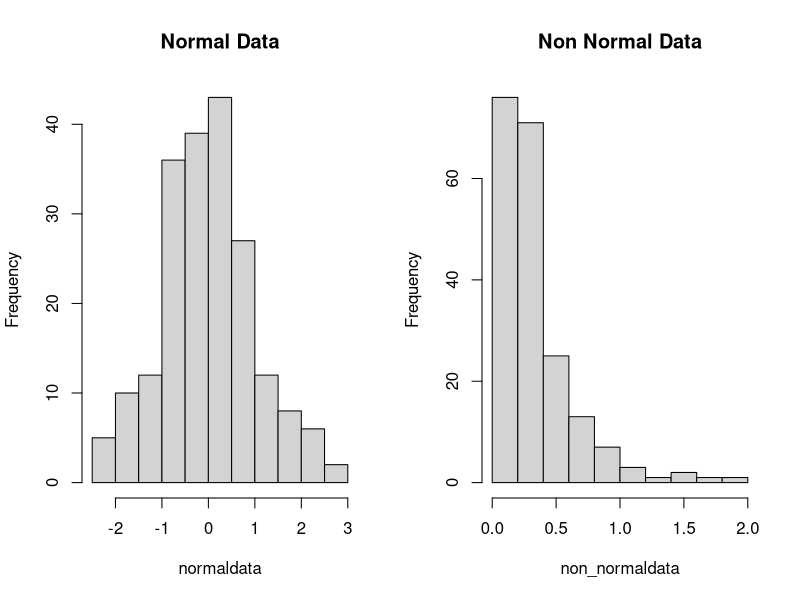
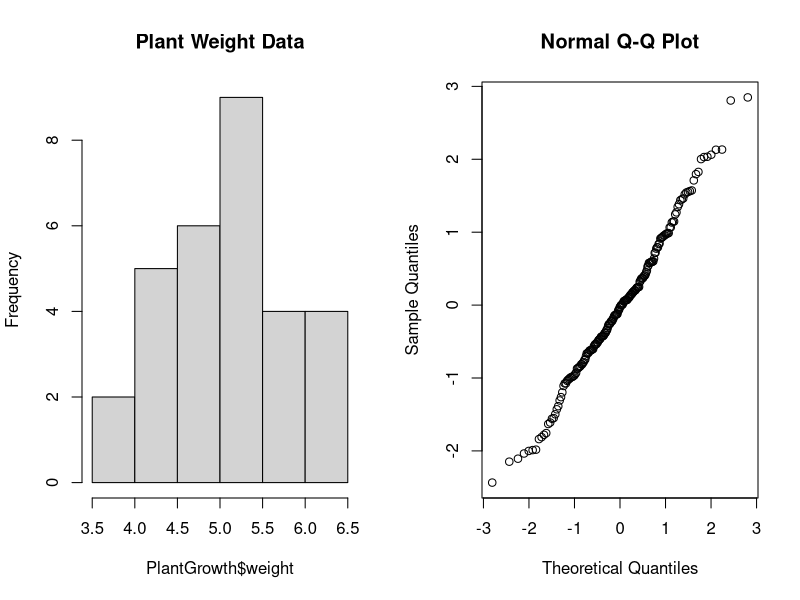
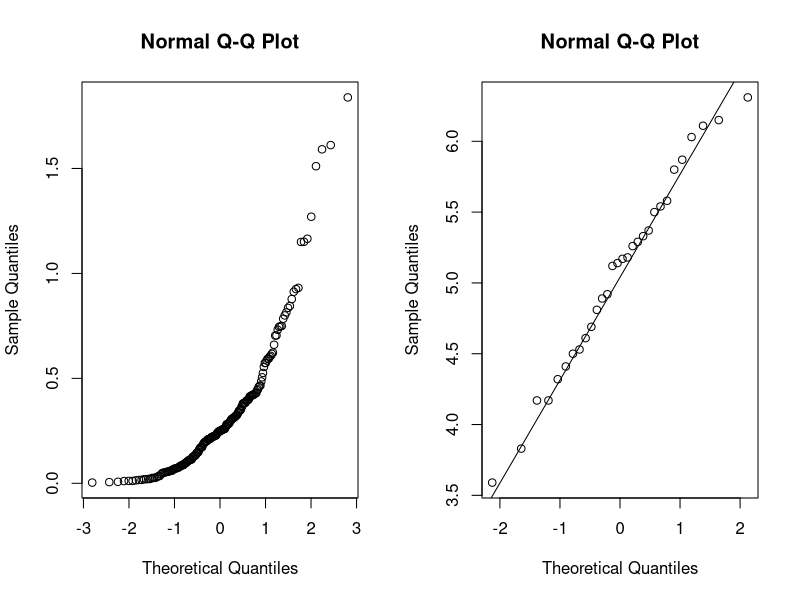

Write R code to recreate these figures, in order.
# Testing the normality of data with the help of 

normaldata = rnorm(200)
non_normaldata = rexp(200,rate = 3)

par(mfrow = c(1,2))

hist(normaldata, main = "Normal Data")
hist(non_normaldata, main = "Non Normal Data")

attach(PlantGrowth)
View(PlantGrowth)
hist(PlantGrowth$weight , main = "Plant Weight Data")

# Testing using qqnorm and qqline

qqnorm(normaldata)
qqnorm(non_normaldata)
qqnorm(PlantGrowth$weight)
qqline(PlantGrowth$weight)

# Testing the normality of data using shaporo-Wilk test
shapiro.test(normaldata)
shapiro.test(non_normaldata)
shapiro.test(PlantGrowth$weight)

# Testing the normality of data using Kolmogorov-Smirnov Test
ks.test(normaldata,"pnorm")
ks.test(PlantGrowth$weight,"pnorm",mean(PlantGrowth$weight),sd(PlantGrowth$weight))
